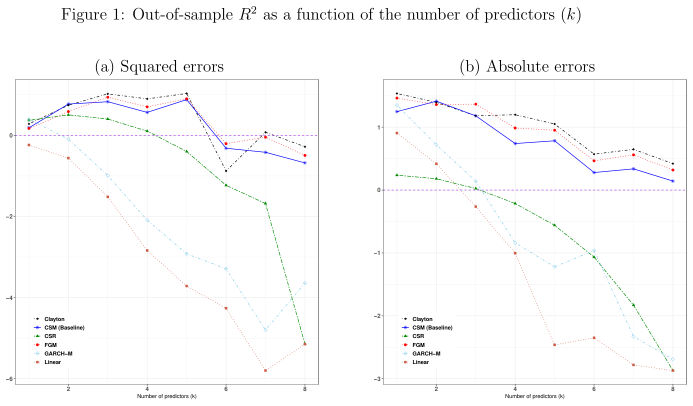
#> input picture notebooks/paper_figures/F1.png, 1386 x 811 px (shown at 1/2 size)
$ python -i crop_exhibits.py   (imports and definitions only)
#> lines starting #> are read from the running program, lines starting #| are printed output that depends on the picture; after the words box and inside, x2 and y2 are one past the last pixel; in counts of white or black regions, pixels touching at a corner belong together
"""Cut every exhibit out of the paper's own PDF, one image per table.

The side-by-side is only an argument if the left half is the exhibit. Handing it
a whole page and calling it Table 1 shows the reader a column of prose next to
our numbers, which is worse than showing nothing: it looks like evidence and is
not. So each image here is located by its caption and trimmed to its own ink.

    page      the checklist recorded which page every cell was read off
    caption   "Table 6" is searched for on that page, and its position is the
              top edge of the crop
    bottom    the next caption if the page holds two exhibits, otherwise the
              page's bottom margin
    trim      whitespace is cut back to the actual ink, so the image is the
              table rather than the page it sat on

Nothing is guessed. If the caption is not on the page the checklist named, this
raises instead of cropping something and hoping.

    uv run python tools/crop_exhibits.py 2606.04153
"""

from __future__ import annotations

import argparse
import glob
import json
import os
import re
import sys

import fitz
from PIL import Image

ROOT = os.path.dirname(os.path.dirname(os.path.abspath(__file__)))
CHECKLISTS = os.path.join(ROOT, "data", "checklists")
PDFS = os.path.join(ROOT, "data", "cache", "pdf")
OUT = os.path.join(ROOT, "notebooks", "paper_figures")

DPI = 200
ZOOM = DPI / 72.0

# Ink darker than this counts as content when trimming. Scanned-looking JPEG
# fringe around a table sits well above it, so the trim does not eat rules.
INK = 245


# [35 lines left out: functions exhibit_caption, find_pdf, load_checklist, checklist_pages, not called in this run]


# A caption line, as the paper writes them: "Table 6:", "Table B1.", "Figure 4".
# The colon or period is what separates a caption from a cross-reference in the
# body text, which is the difference between finding the exhibit and finding a
# sentence that mentions it.
CAPTION = re.compile(r"^(Table|Figure)\s+([A-Z]?)(\d+)\s*[:.]")


# [41 lines left out: functions blocks_in_display_space, discover, not called in this run]


def trim(path: str) -> tuple[int, int]:
    """Cut the crop back to its own ink, and report what is left."""
#> called with path = '../notebooks/paper_figures/F1.png'
    img = Image.open(path).convert("RGB")
#> img is the input picture: PIL image 1386x811 RGB; mean R, G, B 250.8, 250.7, 251
    grey = img.convert("L")
    mask = grey.point(lambda p: 255 if p < INK else 0)
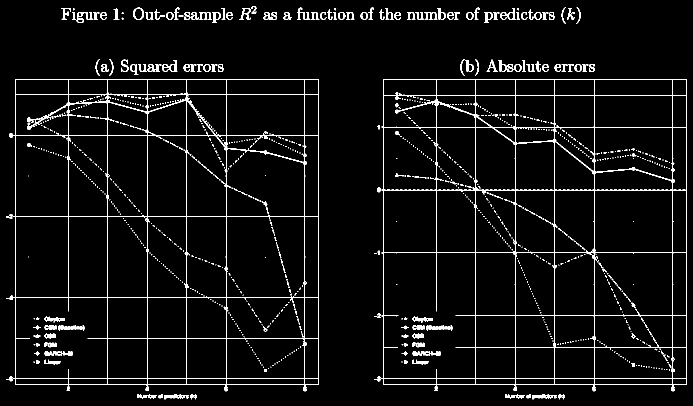
#> mask: PIL image 1386x811 L (shown at 1/2 size); 4.4% white in thin lines or dots
    box = mask.getbbox()
#> box = (12, 12, 1374, 799)
    if box:
        pad = 12
        box = (max(0, box[0] - pad), max(0, box[1] - pad),
               min(img.width, box[2] + pad), min(img.height, box[3] + pad))
#> box = (0, 0, 1386, 811)
        img = img.crop(box)
    img.save(path)
    return img.size


# [73 lines left out: functions crop, main, not called in this run]


# [2 lines not run here, left out]

>>> result = trim('../notebooks/paper_figures/F1.png')
#> result = (1386, 811)

$ run again, on notebooks/paper_figures/FA1.png
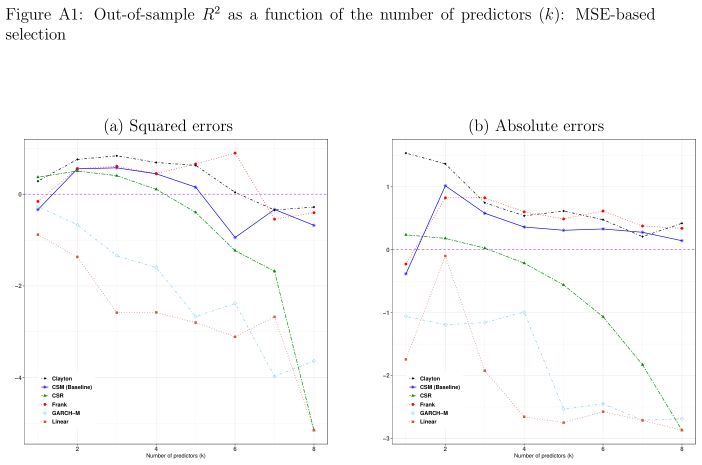
#> input picture notebooks/paper_figures/FA1.png, 1404 x 930 px (shown at 1/2 size)
#> in trim, img is the input picture: PIL image 1404x930 RGB; mean R, G, B 250.9, 250.9, 251.2
#> in trim, `mask = grey.point(lambda p: 255 if p < INK else 0)`:
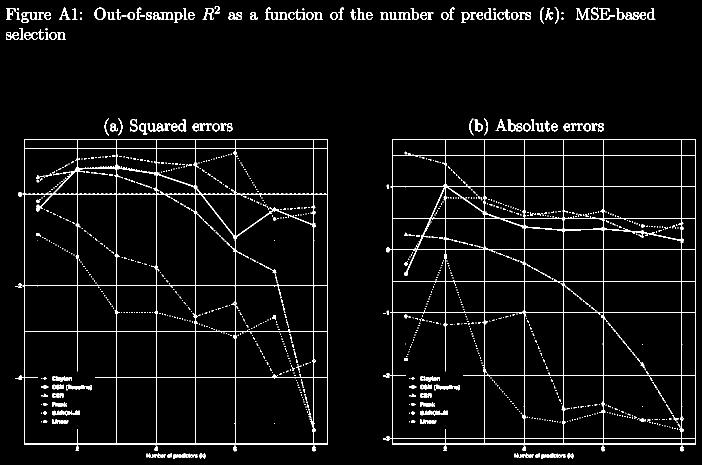
#> mask: PIL image 1404x930 L (shown at 1/2 size); 4.1% white in thin lines or dots
#> in trim, `box = mask.getbbox()`: box = (12, 12, 1392, 918)
#> in trim, `box = (max(0, box[0] - pad), max(0, box[1] - pad), min(img.width, box[..`: box = (0, 0, 1404, 930)

$ run again, on notebooks/paper_figures/FC1.png
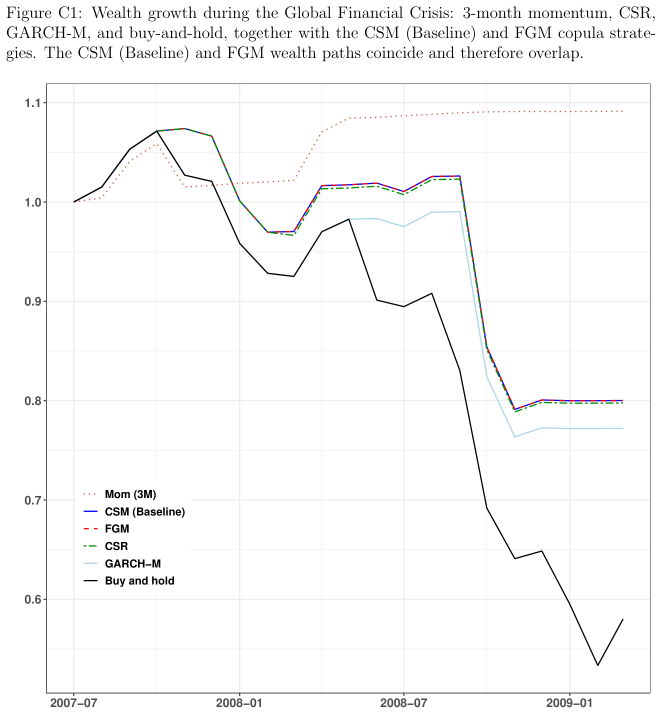
#> input picture notebooks/paper_figures/FC1.png, 1322 x 1427 px (shown at 1/2 size)
#> in trim, img is the input picture: PIL image 1322x1427 RGB; mean R, G, B 249.4, 249.4, 249.4
#> in trim, `mask = grey.point(lambda p: 255 if p < INK else 0)`:
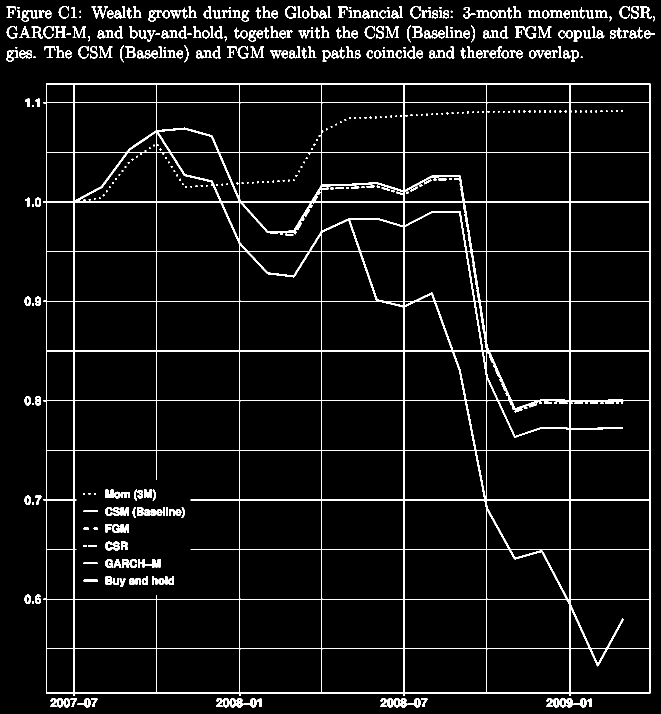
#> mask: PIL image 1322x1427 L (shown at 1/2 size); 5.3% white; 456 white regions (147 under 20 px), largest, box (x1, y1, x2, y2) and area: (87, 167, 1301, 1392) 62075, (43, 21, 76, 43) 280, (183, 13, 216, 37) 263
#> in trim, `box = mask.getbbox()`: box = (12, 12, 1310, 1415)
#> in trim, `box = (max(0, box[0] - pad), max(0, box[1] - pad), min(img.width, box[..`: box = (0, 0, 1322, 1427)

$ run again, on notebooks/paper_figures/FC2.png
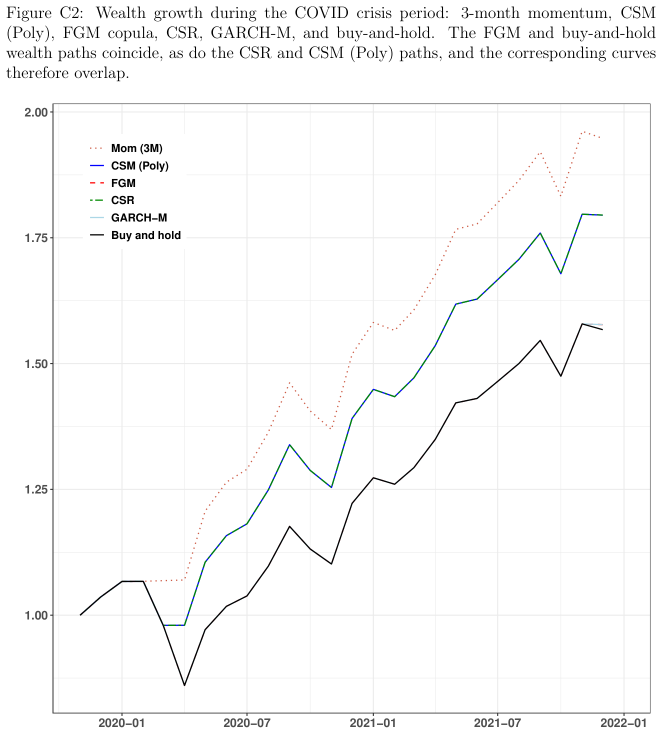
#> input picture notebooks/paper_figures/FC2.png, 1324 x 1467 px (shown at 1/2 size)
#> in trim, img is the input picture: PIL image 1324x1467 RGB; mean R, G, B 249.4, 249.6, 249.6
#> in trim, `mask = grey.point(lambda p: 255 if p < INK else 0)`:
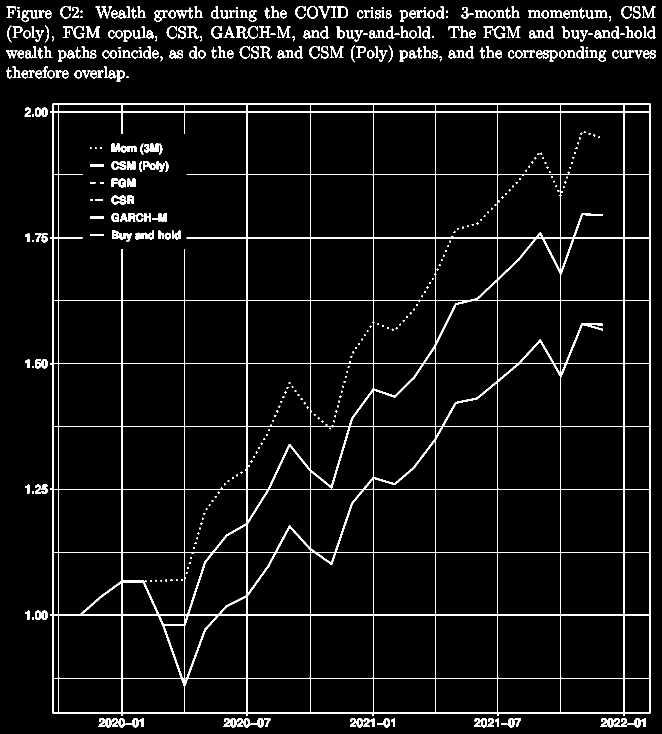
#> mask: PIL image 1324x1467 L (shown at 1/2 size); 5.1% white in thin lines or dots
#> in trim, `box = mask.getbbox()`: box = (12, 12, 1312, 1455)
#> in trim, `box = (max(0, box[0] - pad), max(0, box[1] - pad), min(img.width, box[..`: box = (0, 0, 1324, 1467)
